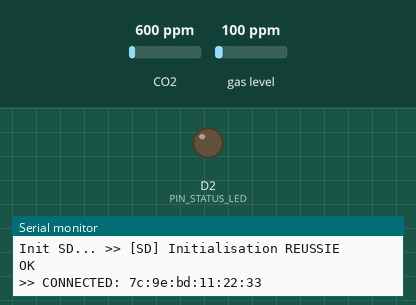
Bench run of a sketch on a simulated Arduino Nano 33 IoT. On the bench: output pins drawn as LEDs (lit = HIGH), the last lines printed to the serial monitor. The test bench sets the inputs (shaded band); at power-on: CO2 600 ppm, gas level 100 ppm. The local clock reads 2024-03-15 10:24:30 at power-on unless the sketch sets it; storage starts empty; nothing arrives over Bluetooth unless stated; a phone connects over Bluetooth LE 3 s after start.

Above: at 11.5 s.
At 24.0 s:
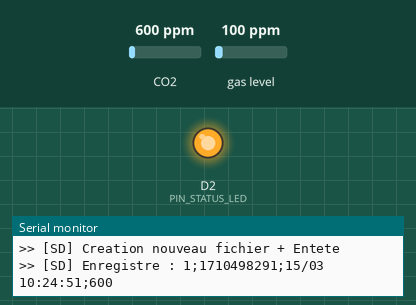
Timing chart, 0 to 27.5 s (numbered marks = the images above):
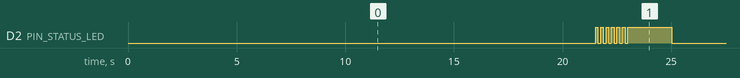

The sketch:

StationAir.ino
```cpp
#include <Wire.h>
#include "RTClib.h"

#include "Config.h"
#include "TimeUtil.h"
#include "Median.h"

#include "SensorSGP.h"
#include "BleLink.h"
#include "SdOutbox.h"

RTC_DS1307 rtc;
SensorSGP sensor;
BleLink ble;
SdOutbox outbox;

// ===== Buffers =====
static uint16_t ring[MAX_BUFFER_SAMPLES];
static uint16_t ringCount = 0;
static uint16_t ringHead = 0;
static uint16_t work[MAX_BUFFER_SAMPLES];

// ===== Timing =====
unsigned long lastSampleMs = 0;
unsigned long lastReportMs = 0;
unsigned long SAMPLE_INTERVAL_MS = 1000;

// ===== LED blink =====
enum class LedMode { Off, Blink, Solid };
LedMode ledMode = LedMode::Off;
unsigned long ledBlinkStartMs = 0;
unsigned long ledSolidStartMs = 0;

uint32_t nextSeq = 1;

// ===== Helpers =====
static void ringPush(uint16_t v) {
  ring[ringHead] = v;
  ringHead = (ringHead + 1) % MAX_BUFFER_SAMPLES;
  if (ringCount < MAX_BUFFER_SAMPLES) ringCount++;
}

static uint16_t ringGetFromEnd(uint16_t idxFromEnd) {
  if (idxFromEnd >= ringCount) idxFromEnd = ringCount - 1;
  int32_t pos = (int32_t)ringHead - 1 - (int32_t)idxFromEnd;
  while (pos < 0) pos += MAX_BUFFER_SAMPLES;
  return ring[(uint16_t)pos];
}

static uint16_t computeMedianLastNSamples(uint16_t N) {
  if (ringCount == 0 || N == 0) return 0;
  if (N > ringCount) N = ringCount;
  if (N > MAX_BUFFER_SAMPLES) N = MAX_BUFFER_SAMPLES;

  for (uint16_t i = 0; i < N; i++) {
    work[i] = ringGetFromEnd(i);
  }

  sort_u16_inplace(work, N);
  return median_u16_from_sorted(work, N);
}

static void logLedState(const char* state, const char* reason) {
  // Serial.print("[LED] "); Serial.println(state); // Décommenter pour debug LED
}

static void setLedOff(const char* reason = nullptr) {
  ledMode = LedMode::Off;
  digitalWrite(PIN_STATUS_LED, LOW);
}

static void startLedSolid(const char* reason = nullptr) {
  logLedState("SOLID", reason);
  ledMode = LedMode::Solid;
  ledSolidStartMs = millis();
  digitalWrite(PIN_STATUS_LED, HIGH);
}

static void startLedBlink(const char* reason = nullptr) {
  logLedState("BLINK", reason);
  ledMode = LedMode::Blink;
  ledBlinkStartMs = millis();
}

void updateLed() {
  if (ledMode == LedMode::Solid) {
    digitalWrite(PIN_STATUS_LED, HIGH);
    unsigned long now = millis();
    if (now - ledSolidStartMs >= LED_SOLID_DURATION_MS) {
      setLedOff("solid end");
    }
    return;
  }
  if (ledMode != LedMode::Blink) return;

  unsigned long now = millis();
  // Blink ~4Hz
  bool state = ((now / 125) % 2) == 0;
  digitalWrite(PIN_STATUS_LED, state ? HIGH : LOW);

  if (now - ledBlinkStartMs >= LED_BLINK_DURATION_MS) {
    setLedOff("blink end");
  }
}

static void buildRecordLine(char* out, size_t outSz,
                            uint32_t seq, uint32_t unixTs, const char* dateStr,
                            uint16_t eco2m) {
  snprintf(out, outSz,
           "%lu;%lu;%s;%u",
           (unsigned long)seq,
           (unsigned long)unixTs,
           dateStr,
           eco2m);
}

void setup() {
  Serial.begin(115200);
  delay(1500);

  Serial.println("\n=== STATIONAIR : AUTO SAMPLE + LED BLE BLINK ===");

  pinMode(PIN_STATUS_LED, OUTPUT);
  setLedOff("init");

  Wire.begin();

  if (!rtc.begin()) {
    Serial.println("ERR RTC HS");
    // On continue quand même, sinon impossible de debugguer le reste
  }
  if (!rtc.isrunning()) rtc.adjust(DateTime(F(__DATE__), F(__TIME__)));

  // Auto sample interval
  SAMPLE_INTERVAL_MS = REPORT_INTERVAL_MS / NB_SAMPLES_PER_MEDIAN;
  if (SAMPLE_INTERVAL_MS < 10) SAMPLE_INTERVAL_MS = 10;

  Serial.print("REPORT_INTERVAL_MS="); Serial.println(REPORT_INTERVAL_MS);
  Serial.print("Init SD... ");
  if (outbox.begin(PIN_SD)) Serial.println("OK");
  else Serial.println("SD absente");

  if (!sensor.begin()) { Serial.println("ERR SGP30 HS"); while (1) {} }
  if (!ble.begin())    { Serial.println("ERR BLE HS");  while (1) {} }

  lastSampleMs = millis();
  lastReportMs = millis();
}

void loop() {
  ble.poll();
  updateLed();

  outbox.tryReinit(PIN_SD);

  if (ble.justConnected()) {
    Serial.print(">> CONNECTED: ");
    Serial.println(ble.centralAddress());
    outbox.flushIfAny(ble);
  }

  unsigned long nowMs = millis();

  // SAMPLE
  if (nowMs - lastSampleMs >= SAMPLE_INTERVAL_MS) {
    lastSampleMs = nowMs;
    uint16_t eco2 = 0;
    if (sensor.sampleEco2(eco2)) ringPush(eco2);
  }

  // REPORT
  if (nowMs - lastReportMs < REPORT_INTERVAL_MS) return;
  lastReportMs = nowMs;

  uint16_t eco2m = computeMedianLastNSamples(NB_SAMPLES_PER_MEDIAN);

  DateTime now = rtc.now();
  char dateStr[20];
  formatDateStr(dateStr, sizeof(dateStr), now);

  uint32_t seq = nextSeq++;

  char line[100];
  buildRecordLine(line, sizeof(line), seq, now.unixtime(), dateStr, eco2m);

  Serial.print(">> REPORT eCO2(med)=");
  Serial.print(eco2m);
  Serial.print(" ppm | seq=");
  Serial.println(seq);

  ble.setEco2(eco2m);

  // === LOGIQUE DE DECISION (BLE vs SD) ===

  if (ble.isConnected()) {
    // CAS 1 : BLUETOOTH CONNECTÉ
    Serial.print(">> BLE send try seq=");
    Serial.println(seq);
    startLedBlink("BLE send");

    bool started = ble.sendRecord(seq, line);

    if (started) {
      // Attente ACK
      unsigned long start = millis();
      while (!ble.ackReceived() && !ble.ackTimedOut()) {
        ble.poll();
        updateLed();
        if (millis() - start > (ACK_TIMEOUT_MS + 100)) break; // Sécurité boucle
      }

      if (ble.ackReceived()) {
        Serial.println(">> BLE ACK OK");
        outbox.flushIfAny(ble);
        ble.resetAck();
      } else {
        Serial.println("!! BLE ACK TIMEOUT -> SD");
        outbox.appendLine(line);
        startLedSolid("SD write (ACK timeout)");
        ble.resetAck();
      }
    } else {
      // Echec démarrage envoi
      Serial.println("!! BLE SEND FAIL -> SD");
      outbox.appendLine(line);
      startLedSolid("SD write (send fail)");
    }

  } else {
    Serial.println(">> Ecriture sur la carte SD");
    outbox.appendLine(line);
    startLedSolid("SD write (offline)");
  }

} // <--- FIN DE LA BOUCLE LOOP
```

BleLink.cpp
```cpp
#include "BleLink.h"

bool BleLink::begin() {
  if (!BLE.begin()) return false;

  BLE.setLocalName(BLE_LOCAL_NAME);
  BLE.setAdvertisedService(envService);

  envService.addCharacteristic(eco2Char);
  envService.addCharacteristic(timeChar);
  envService.addCharacteristic(payloadChar);
  envService.addCharacteristic(ackChar); // ✅ ajout ACK

  BLE.addService(envService);

  eco2Char.writeValue(0);
  timeChar.writeValue("00/00 00:00:00");
  payloadChar.writeValue("");
  // ackChar n'a pas besoin de valeur initiale

  BLE.advertise();
  return true;
}

void BleLink::poll() {
  BLE.poll();

  BLEDevice central = BLE.central();
  if (central && central.connected()) {
    lastCentralAddr = central.address();
  }

  // ✅ Traitement ACK (central écrit un uint32)
  if (ackChar.written()) {
    uint32_t got = 0;
    ackChar.readValue(got);

    if (_waitingAckSeq != 0 && got == _waitingAckSeq) {
      _ackOk = true;
      _waitingAckSeq = 0;
    }
  }
}

bool BleLink::isConnected() const {
  BLEDevice central = BLE.central();
  return (central && central.connected());
}

bool BleLink::justConnected() {
  static bool last = false;
  bool now = isConnected();
  bool jc = (now && !last);
  last = now;
  return jc;
}

bool BleLink::justDisconnected() {
  static bool last = false;
  bool now = isConnected();
  bool jd = (!now && last);
  last = now;
  return jd;
}

const char* BleLink::centralAddress() const {
  return lastCentralAddr.c_str();
}

void BleLink::setEco2(uint16_t eco2) {
  if (isConnected()) {
    eco2Char.writeValue(eco2);
  }
}

void BleLink::setTime(const char* timeStr) {
  if (isConnected()) {
    timeChar.writeValue(timeStr);
  }
}

bool BleLink::sendRecord(uint32_t seq, const char* payloadLine) {
  BLEDevice central = BLE.central();
  if (!central || !central.connected()) return false;

  _ackOk = false;
  _waitingAckSeq = seq;
  _ackStartMs = millis();

  // ✅ NOTIFY => non bloquant
  return payloadChar.writeValue(payloadLine);
}

bool BleLink::ackTimedOut() const {
  if (_waitingAckSeq == 0) return false; // plus en attente
  return (millis() - _ackStartMs) > ACK_TIMEOUT_MS;
}

void BleLink::resetAck() {
  _ackOk = false;
  _waitingAckSeq = 0;
  _ackStartMs = 0;
}
```

BleLink.h
```cpp
#pragma once
#include <Arduino.h>
#include <ArduinoBLE.h>
#include "Config.h"

class BleLink {
public:
  bool begin();
  void poll();

  bool isConnected() const;
  bool justConnected();
  bool justDisconnected();
  const char* centralAddress() const;

  void setEco2(uint16_t eco2);
  void setTime(const char* timeStr);

  // ✅ Envoi non bloquant (NOTIFY) + attente ACK applicatif via poll()
  // Retourne true si l'envoi notify a été "déclenché" (pas l'ACK)
  bool sendRecord(uint32_t seq, const char* payloadLine);

  // ✅ Etat ACK (applicatif)
  bool ackReceived() const { return _ackOk; }
  bool ackTimedOut() const;
  void resetAck();

private:
  BLEService envService{ENV_SERVICE_UUID};

  // ✅ NOTIFY => non bloquant
  BLEUnsignedIntCharacteristic eco2Char{ECO2_CHAR_UUID, BLERead | BLENotify};
  BLEStringCharacteristic      timeChar{TIME_CHAR_UUID, BLERead | BLENotify, 20};

  // ✅ NOTIFY pour les lignes
  BLEStringCharacteristic      payloadChar{PAYLOAD_UUID, BLERead | BLENotify, 80};

  // ✅ Le central écrit le seq acké
  BLEUnsignedIntCharacteristic ackChar{ACK_CHAR_UUID, BLEWriteWithoutResponse};

  mutable String lastCentralAddr;

  // ACK state
  uint32_t _waitingAckSeq = 0;
  unsigned long _ackStartMs = 0;
  bool _ackOk = false;
};
```

Median.h
```cpp
#pragma once
#include <Arduino.h>

inline void sort_u16_inplace(uint16_t* a, uint16_t n) {
  for (uint16_t i = 1; i < n; i++) {
    uint16_t key = a[i];
    int32_t j = (int32_t)i - 1;
    while (j >= 0 && a[j] > key) {
      a[j + 1] = a[j];
      j--;
    }
    a[j + 1] = key;
  }
}

inline uint16_t median_u16_from_sorted(const uint16_t* a, uint16_t n) {
  if (n == 0) return 0;
  if (n & 1) return a[n / 2];
  uint32_t x = a[(n / 2) - 1];
  uint32_t y = a[n / 2];
  return (uint16_t)((x + y) / 2);
}
```

SdOutbox.cpp
```cpp
#include "SdOutbox.h"

static bool readFirstLine(File& f, String& out) {
  out = "";
  while (f.available()) {
    char c = (char)f.read();
    if (c == '\r') continue;
    if (c == '\n') break;
    out += c;
    if (out.length() > 200) break; // sécurité
  }
  return out.length() > 0;
}

bool SdOutbox::begin(int csPin) {
    _sdOk = SD.begin(csPin);
    if (_sdOk) {
        Serial.println(">> [SD] Initialisation REUSSIE");
    } else {
        Serial.println("!! [SD] Initialisation ECHOUEE");
    }
    return _sdOk;
}

void SdOutbox::tryReinit(int csPin) {
    if (_sdOk) return;
    if (SD.begin(csPin)) {
        Serial.println(">> [SD] Carte retrouvee !");
        _sdOk = true;
    }
}

void SdOutbox::appendLine(const char* line) {
    if (!_sdOk) return;

    bool exists = SD.exists(OUTBOX_FILE);
    File f = SD.open(OUTBOX_FILE, FILE_WRITE);

    if (f) {
        if (!exists || f.size() == 0) {
            Serial.println(">> [SD] Creation nouveau fichier + Entete");
            f.println("seq;unix;date;eco2_med;uptime_s");
        }
        f.println(line);
        f.flush();
        f.close();
        Serial.print(">> [SD] Enregistre : "); Serial.println(line);
    } else {
        Serial.println("!! [SD] Erreur d'ouverture FILE_WRITE");
        _sdOk = false;
    }
}

bool SdOutbox::parseSeq_(const char* line, uint32_t& outSeq) {
  if (!line) return false;
  const char* semi = strchr(line, ';');
  if (!semi) return false;
  char buf[16];
  size_t n = (size_t)(semi - line);
  if (n == 0 || n >= sizeof(buf)) return false;
  memcpy(buf, line, n);
  buf[n] = '\0';
  outSeq = (uint32_t)strtoul(buf, nullptr, 10);
  return outSeq != 0;
}

void SdOutbox::removeFirstLine_() {
  File in = SD.open(OUTBOX_FILE, FILE_READ);
  if (!in) return;

  // IMPORTANT : On utilise O_TRUNC pour effacer OUTBOX_NEW s'il existe deja
  SD.remove(OUTBOX_NEW);
  File out = SD.open(OUTBOX_NEW, FILE_WRITE);

  if (!out) {
    in.close();
    return;
  }

  bool firstSkipped = false;
  while (in.available()) {
    String line;
    if (!readFirstLine(in, line)) break;
    if (!firstSkipped) {
      firstSkipped = true;
      continue;
    }
    out.println(line);
  }
  in.close();
  out.close();

  // On ecrase l'ancien par le nouveau
  SD.remove(OUTBOX_FILE);
  File src = SD.open(OUTBOX_NEW, FILE_READ);
  File dst = SD.open(OUTBOX_FILE, FILE_WRITE);

  if (src && dst) {
    while (src.available()) {
      dst.write(src.read());
    }
  }
  if (src) src.close();
  if (dst) dst.close();
  SD.remove(OUTBOX_NEW);
}

void SdOutbox::flushIfAny(BleLink& ble) {
  if (!_sdOk || !ble.isConnected()) return;

  // On limite le nombre de lignes par flush pour ne pas bloquer le loop trop longtemps
  int limit = 10;
  while (limit > 0) {
    File f = SD.open(OUTBOX_FILE, FILE_READ);
    if (!f) return;

    String line;
    bool hasLine = readFirstLine(f, line);
    f.close();

    // Si c'est l'entête, on la saute
    if (hasLine && line.startsWith("seq;")) {
        removeFirstLine_();
        continue;
    }

    if (!hasLine) return;

    uint32_t seq = 0;
    if (!parseSeq_(line.c_str(), seq)) {
      removeFirstLine_();
      continue;
    }

    if (!ble.sendRecord(seq, line.c_str())) return;

    unsigned long start = millis();
    while (!ble.ackReceived() && !ble.ackTimedOut()) {
      ble.poll();
      if (millis() - start > (ACK_TIMEOUT_MS + 100)) break;
    }

    if (ble.ackReceived()) {
      ble.resetAck();
      removeFirstLine_();
      limit--;
    } else {
      ble.resetAck();
      return;
    }
  }
}
```

SdOutbox.h
```cpp
#pragma once
#include <Arduino.h>
#include <SD.h>
#include "Config.h"
#include "BleLink.h"

class SdOutbox {
public:
  bool begin(int csPin);
  void tryReinit(int csPin);

  void appendLine(const char* line);
  void flushIfAny(BleLink& ble);

private:
  bool _sdOk = false;

  // Parse "seq;...." => seq (uint32)
  static bool parseSeq_(const char* line, uint32_t& outSeq);

  // Copie OUTBOX_FILE -> OUTBOX_NEW en supprimant la 1ère ligne si ack OK
  void removeFirstLine_();
};
```

SensorSGP.cpp
```cpp
#include "SensorSGP.h"

bool SensorSGP::begin() {
  return sgp.begin();
}

bool SensorSGP::sampleEco2(uint16_t& eco2) {
  if (!sgp.IAQmeasure()) return false;
  eco2 = sgp.eCO2;
  return true;
}
```

SensorSGP.h
```cpp
#pragma once
#include <Arduino.h>
#include "Adafruit_SGP30.h"

class SensorSGP {
public:
  bool begin();
  bool sampleEco2(uint16_t& eco2);

private:
  Adafruit_SGP30 sgp;
};
```

TimeUtil.h
```cpp
#pragma once
#include <Arduino.h>
#include "RTClib.h"

inline void formatDateStr(char* out, size_t outSz, const DateTime& now) {
  snprintf(out, outSz, "%02d/%02d %02d:%02d:%02d",
           now.day(), now.month(), now.hour(), now.minute(), now.second());
}
```

Config.h
```cpp
#pragma once
#include <Arduino.h>

// ===== PINS =====
constexpr int PIN_SD = 4;
constexpr int PIN_STATUS_LED = 2;

// ===== REPORTING =====
constexpr unsigned long REPORT_INTERVAL_MS = 20000;  // 20s
constexpr uint16_t NB_SAMPLES_PER_MEDIAN = 20;

// Buffer max (sécurité RAM)
constexpr uint16_t MAX_BUFFER_SAMPLES = 300;

// ===== SD QUEUE FILES =====
static const char* OUTBOX_FILE = "OUTBOX.CSV";
static const char* OUTBOX_NEW  = "OUTBOX.CSV";

// ===== BLE =====
static const char* BLE_LOCAL_NAME   = "StationAir";

static const char* ENV_SERVICE_UUID = "181A";
static const char* ECO2_CHAR_UUID   = "3001";
static const char* TIME_CHAR_UUID   = "3003";

static const char* PAYLOAD_UUID     = "3006"; // NOTIFY payload
static const char* ACK_CHAR_UUID    = "3007"; // write ack from central

// ===== ACK =====
constexpr unsigned long ACK_TIMEOUT_MS = 1500; // Temps d'attente max ACK applicatif

// ===== LED =====
constexpr unsigned long LED_BLINK_DURATION_MS = 2000;
constexpr unsigned long LED_SOLID_DURATION_MS = 2000;
```

Measured:
- by itself, D2 (PIN_STATUS_LED): repeats every 20.0 s: 4 × (LOW 0.12 s, HIGH 0.13 s), LOW 0.13 s, HIGH 0.12 s, LOW 0.13 s, HIGH 2.0 s, LOW 16.5 s, HIGH 0.10 s
- by itself, everything shown: repeats every 20.0 s, in 14 steps
